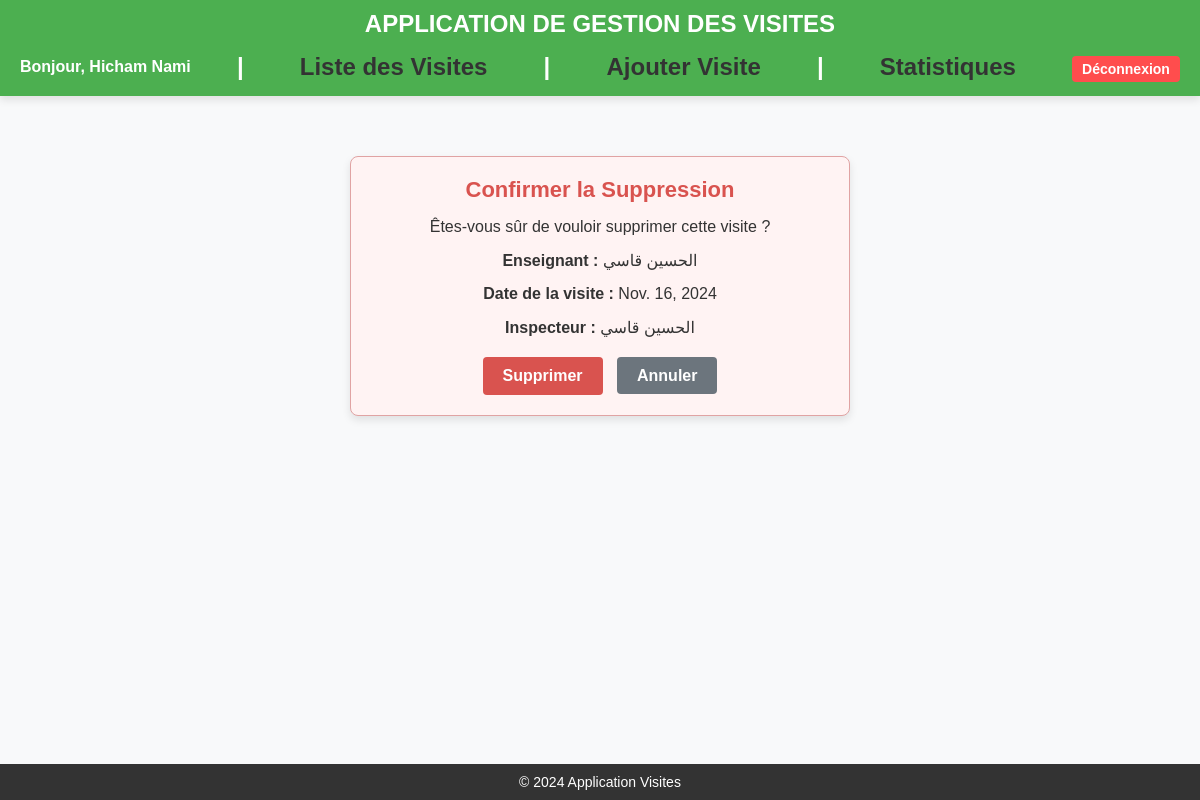
The app's page /supprimer-visite/55/ (signed in) with its own data.
### inspections/models.py (models this page shows, shortened)
class Visite(models.Model):
    enseignant_visite = models.ForeignKey(Personnel, on_delete=models.CASCADE, related_name="visites")
    som_inspecteur = models.CharField(max_length=20)
    nom_inspecteur = models.CharField(max_length=100)
    som_premier_accompagnateur = models.CharField(max_length=20, blank=True, null=True)
    nom_premier_accompagnateur = models.CharField(max_length=100, blank=True, null=True)
    etab_premier_accompagnateur = models.CharField(max_length=100, blank=True, null=True)
    som_deuxieme_accompagnateur = models.CharField(max_length=20, blank=True, null=True)
    nom_deuxieme_accompagnateur = models.CharField(max_length=100, blank=True, null=True)
    etab_deuxieme_accompagnateur = models.CharField(max_length=100, blank=True, null=True)
    date_visite = models.DateField()
    heure_visite = models.TimeField()
    centre_visite = models.CharField(max_length=100)
    STATUS_CHOICES = [
        ('Programmée', 'Programmée'),
        ('Annulée', 'Annulée'),
    ]
    status = models.CharField(
        max_length=20,
        choices=STATUS_CHOICES,
        default='Programmée'
    )
    class Meta:
        permissions = [
            ("print_visite", "Can print visite"),
        ]

class Personnel(models.Model):
    som_enseignant = models.CharField(max_length=20, unique=True)
    cin_enseignant = models.CharField(max_length=20)
    nom_enseignant = models.CharField(max_length=100)
    cadre_enseignant = models.CharField(max_length=100)
    date_affect_enseignant = models.DateField()
    code_etab_enseignant = models.CharField(max_length=20)
    etab_enseignant = models.CharField(max_length=100)
    specialite_enseignant = models.CharField(max_length=100)
    cycle_enseignant = models.CharField(max_length=50)

### inspections/views.py (the view)
# urls.py: path('supprimer-visite/<int:id>/', views.supprimer_visite, name='supprimer_visite'),  # URL pour supprimer une visite
@permission_required('inspections.delete_visite', raise_exception=True)
def supprimer_visite(request, id):
    visite = get_object_or_404(Visite, id=id)
    if request.method == 'POST':
        visite.delete()  # Supprime la visite de la base de données
        return redirect('liste_visites')  # Redirige vers la liste des visites après suppression
    return render(request, 'supprimer_visite.html', {'visite': visite})

### inspections/templates/supprimer_visite.html (shortened to what this page needs)
{% extends 'base.html' %}
{% block content %}
<div class="delete-container">
    <h2>Confirmer la Suppression</h2>
    <p>Êtes-vous sûr de vouloir supprimer cette visite ?</p>
    <p><strong>Enseignant :</strong> {{ visite.enseignant_visite.nom_enseignant }}</p>
    <p><strong>Date de la visite :</strong> {{ visite.date_visite }}</p>
    <p><strong>Inspecteur :</strong> {{ visite.nom_inspecteur }}</p>
    <div class="delete-actions">
        <form method="post" style="display: inline;">
            <button type="submit" class="btn btn-delete">Supprimer</button>
        </form>
        <a href="{% url 'liste_visites' %}" class="btn btn-cancel">Annuler</a>
    </div>
</div>
{% endblock %}

### inspections/templates/base.html (shortened to what this page needs)
{% load static %}
<!DOCTYPE html>
<html lang="fr">
<head>
    <link rel="stylesheet" type="text/css" href="{% static 'css/style.css' %}">
    <link rel="stylesheet" href="https://cdn.jsdelivr.net/npm/flatpickr/dist/flatpickr.min.css">
    <link href="https://cdn.jsdelivr.net/npm/sweetalert2@11/dist/sweetalert2.min.css" rel="stylesheet">
</head>
<body>
   <header>
       <h1>APPLICATION DE GESTION DES VISITES</h1>
       <nav>
           {% if user.is_authenticated %}
               <span class="user-greeting">Bonjour, {{ user.get_full_name|default:user.username }}</span> |
               <a href="{% url 'liste_visites' %}">Liste des Visites</a> |
               <a href="{% url 'creer_visite' %}">Ajouter Visite</a> |
           <a href="{% url 'statistiques' %}">Statistiques</a>
               <form action="{% url 'logout' %}" method="post" style="display:inline;">
                   <button type="submit" class="logout-button">Déconnexion</button>
               </form>
           {% else %}
               <span class="user-greeting">Bienvenue sur l'application</span>
           {% endif %}
       </nav>
   </header>
   <main>
       {% block content %}{% endblock %}
   </main>
   <footer>
       <p>&copy; 2024 Application Visites</p>
   </footer>
</body>
</html>

### static/css/style.css (style rules this page uses)
* { margin: 0; padding: 0; box-sizing: border-box; }
body { font-family: Arial, sans-serif; background-color: #f8f9fa; color: #333; margin: 0; display: flex; flex-direction: column; min-height: 100vh; }
main { flex: 1; width: 90%; max-width: 1200px; margin: 20px auto; }
header { background-color: #4CAF50; color: white; padding: 10px 0; text-align: center; font-size: 24px; font-weight: bold; box-shadow: 0 4px 8px rgba(0, 0, 0, 0.1); }
header h1 { margin: 0; font-size: 28px; }
header nav { display: flex; justify-content: center; gap: 15px; margin-top: 10px; }
header nav a { color: white; text-decoration: none; font-weight: bold; }
.logout-button { background-color: #dc3545; color: white; border: none; border-radius: 4px; padding: 8px 16px; font-weight: bold; cursor: pointer; text-align: center; transition: background-color 0.3s; }
.user-greeting { font-weight: bold; color: #4CAF50; margin-right: 10px; }
header nav a, header nav .logout-button { font-weight: bold; text-decoration: none; color: #333; padding: 5px 10px; border-radius: 4px; transition: background-color 0.3s ease; }
header nav .logout-button { background-color: #ff4d4d; border: none; color: white; cursor: pointer; }
footer { background-color: #333; color: white; padding: 10px 0; text-align: center; font-size: 14px; margin-top: auto; }
.delete-container { max-width: 500px; margin: 40px auto; padding: 20px; background-color: #fff3f3; border: 1px solid #e0a3a3; border-radius: 8px; text-align: center; box-shadow: 0 4px 8px rgba(0, 0, 0, 0.1); }
.delete-container h2 { color: #d9534f; font-size: 22px; margin-bottom: 15px; }
.delete-container p { color: #333; margin-bottom: 15px; }
.delete-actions { margin-top: 20px; }
.delete-actions .btn-delete { padding: 10px 20px; background-color: #d9534f; color: white; border: none; border-radius: 4px; font-size: 16px; cursor: pointer; font-weight: bold; margin-right: 10px; text-decoration: none; }
.delete-actions .btn-cancel { padding: 10px 20px; background-color: #6c757d; color: white; border: none; border-radius: 4px; font-size: 16px; cursor: pointer; text-decoration: none; font-weight: bold; }
header { background-color: #4CAF50; color: white; padding: 10px 20px; text-align: center; font-family: Arial, sans-serif; }
header h1 { margin: 0; font-size: 24px; }
header nav { margin-top: 10px; display: flex; justify-content: space-between; align-items: center; }
header .user-greeting { font-size: 16px; font-weight: bold; color: #fff; }
header a { color: white; text-decoration: none; margin: 0 10px; font-weight: bold; }
.logout-button { background-color: #dc3545; color: white; border: none; padding: 5px 10px; border-radius: 5px; cursor: pointer; font-size: 14px; }
button, .btn { transition: all 0.3s ease-in-out; transform: scale(1); }
a { color: #007bff; text-decoration: none; transition: all 0.3s ease-in-out; }
h2 { text-align: center; margin-bottom: 20px; }

### records on screen
Visite: enseignant_visite.nom_enseignant "الحسين قاسي", date_visite "Nov. 16, 2024", nom_inspecteur "الحسين قاسي"

### other values on screen
{{ user.get_full_name|default:user.username }} "Hicham Nami"
